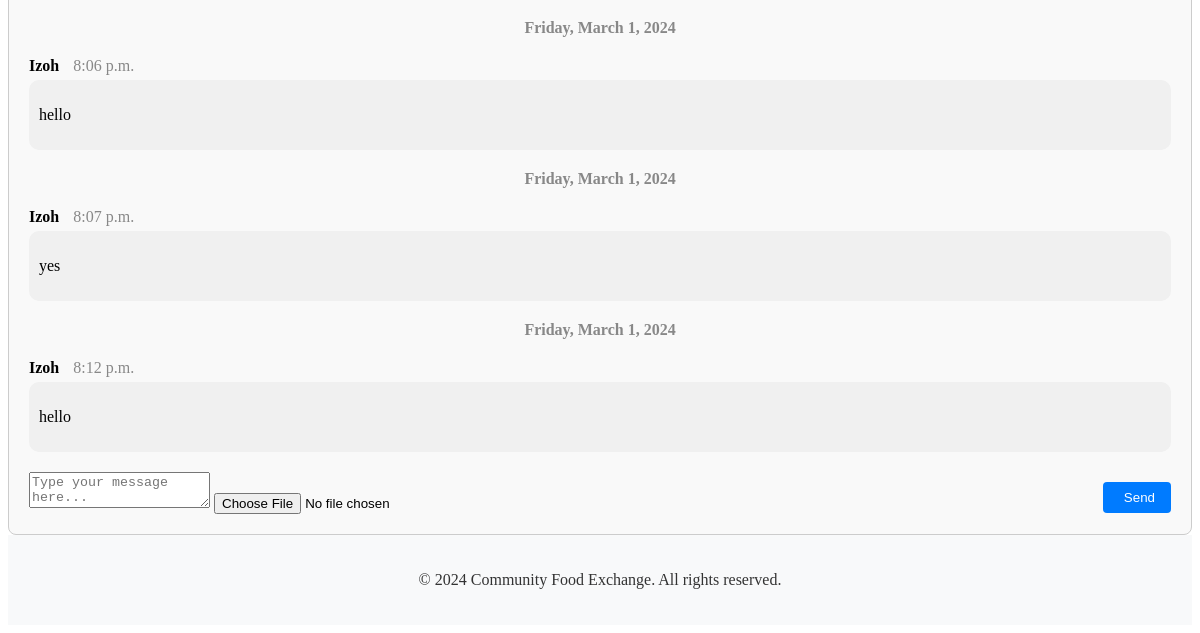
Page /messaging/conversation/7/ (signed in, lower part) on the earlier database version.
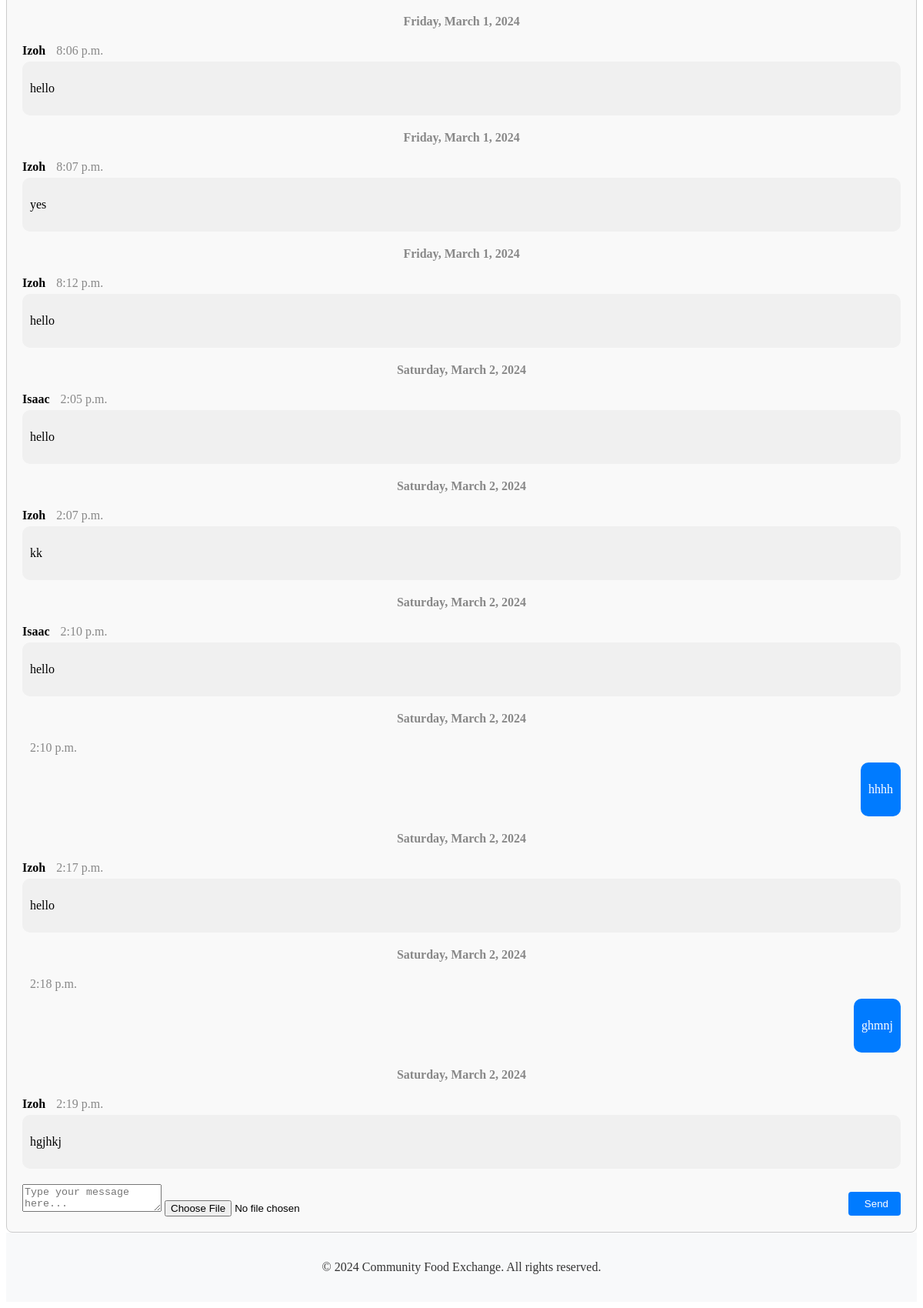
Same page on the later database version.
### messaging/models.py (models this page shows)
class Message(models.Model):
    sender = models.ForeignKey(User, on_delete=models.CASCADE, related_name='sent_messages')
    conversation = models.ForeignKey(Conversation, on_delete=models.CASCADE, related_name='messages')
    content = models.TextField()
    file = models.FileField(upload_to='message_files/', blank=True, null=True)  # Add this line for file attachments
    timestamp = models.DateTimeField(auto_now_add=True)
    is_read = models.BooleanField(default=False)
    MESSAGE_TYPES = (
        ('ER', 'Exchange Request'),
        ('IA', 'Item Added'),
        ('DM', 'Direct Message'),
        ('CM', 'Channel Message'),
    )
    message_type = models.CharField(max_length=2, choices=MESSAGE_TYPES, default='DM')

### messaging/views.py (the view)
# urls.py: path('conversation/<int:conversation_id>/', views.conversation_detail, name='conversation_detail'),
@login_required
def conversation_detail(request, conversation_id):
    conversation = get_object_or_404(Conversation, id=conversation_id)
    if request.user not in conversation.participants.all():
        return redirect('conversation_list')
    messages = conversation.messages.all().order_by('timestamp')
    for message in messages:
        if message.sender != request.user:
            message.is_read = True
            message.save()
    other_user = conversation.participants.exclude(id=request.user.id).first()
    listing = conversation.listing  # Adjust this line
    return render(request, 'messaging/conversation_detail.html', {'conversation': conversation, 'messages': messages, 'other_user': other_user, 'listing': listing})

### messaging/templates/messaging/conversation_detail.html (shortened to what this page needs)
{% extends 'accounts/base.html' %}
{% block content %}
<div class="conversation-detail">
    <div class="message-list">
        {% with None as last_date %}
            {% for message in messages %}
                {% if message.timestamp.date != last_date %}
                    <div class="date-divider">{{ message.timestamp|date:"l, F j, Y" }}</div>
                {% endif %}
                <div class="message-item {% if message.sender == user %}sent{% else %}received{% endif %}">
                    <div class="message-header">
                        {% if message.sender != user %}
                            <span class="message-sender">{{ message.sender.username }}</span>
                        {% endif %}
                        <span class="message-timestamp">{{ message.timestamp|time }}</span>
                    </div>
                    <div class="message-content">
                        {% if message.content %}
                            <p>{{ message.content }}</p>
                        {% endif %}
                    </div>
                </div>
            {% endfor %}
        {% endwith %}
    </div>
    <form method="post" action="{% url 'send_message' conversation.id %}" class="message-form" enctype="multipart/form-data">
        <textarea name="content" placeholder="Type your message here..."></textarea>
        <input type="file" name="file">
        <button type="submit" class="btn btn-send"> Send</button>
    </form>
</div>
{% endblock %}

Differences in the rows shown:
added Message: timestamp "Saturday, March 2, 2024", sender.username "Isaac", timestamp "2:05 p.m.", content "hello"
added Message: timestamp "Saturday, March 2, 2024", sender.username "Izoh", timestamp "2:07 p.m.", content "kk"
added Message: timestamp "Saturday, March 2, 2024", sender.username "Isaac", timestamp "2:10 p.m.", content "hello"
added Message: timestamp "Saturday, March 2, 2024", timestamp "2:10 p.m.", content "hhhh"
added Message: timestamp "Saturday, March 2, 2024", sender.username "Izoh", timestamp "2:17 p.m.", content "hello"
added Message: timestamp "Saturday, March 2, 2024", timestamp "2:18 p.m.", content "ghmnj"
added Message: timestamp "Saturday, March 2, 2024", sender.username "Izoh", timestamp "2:19 p.m.", content "hgjhkj"
